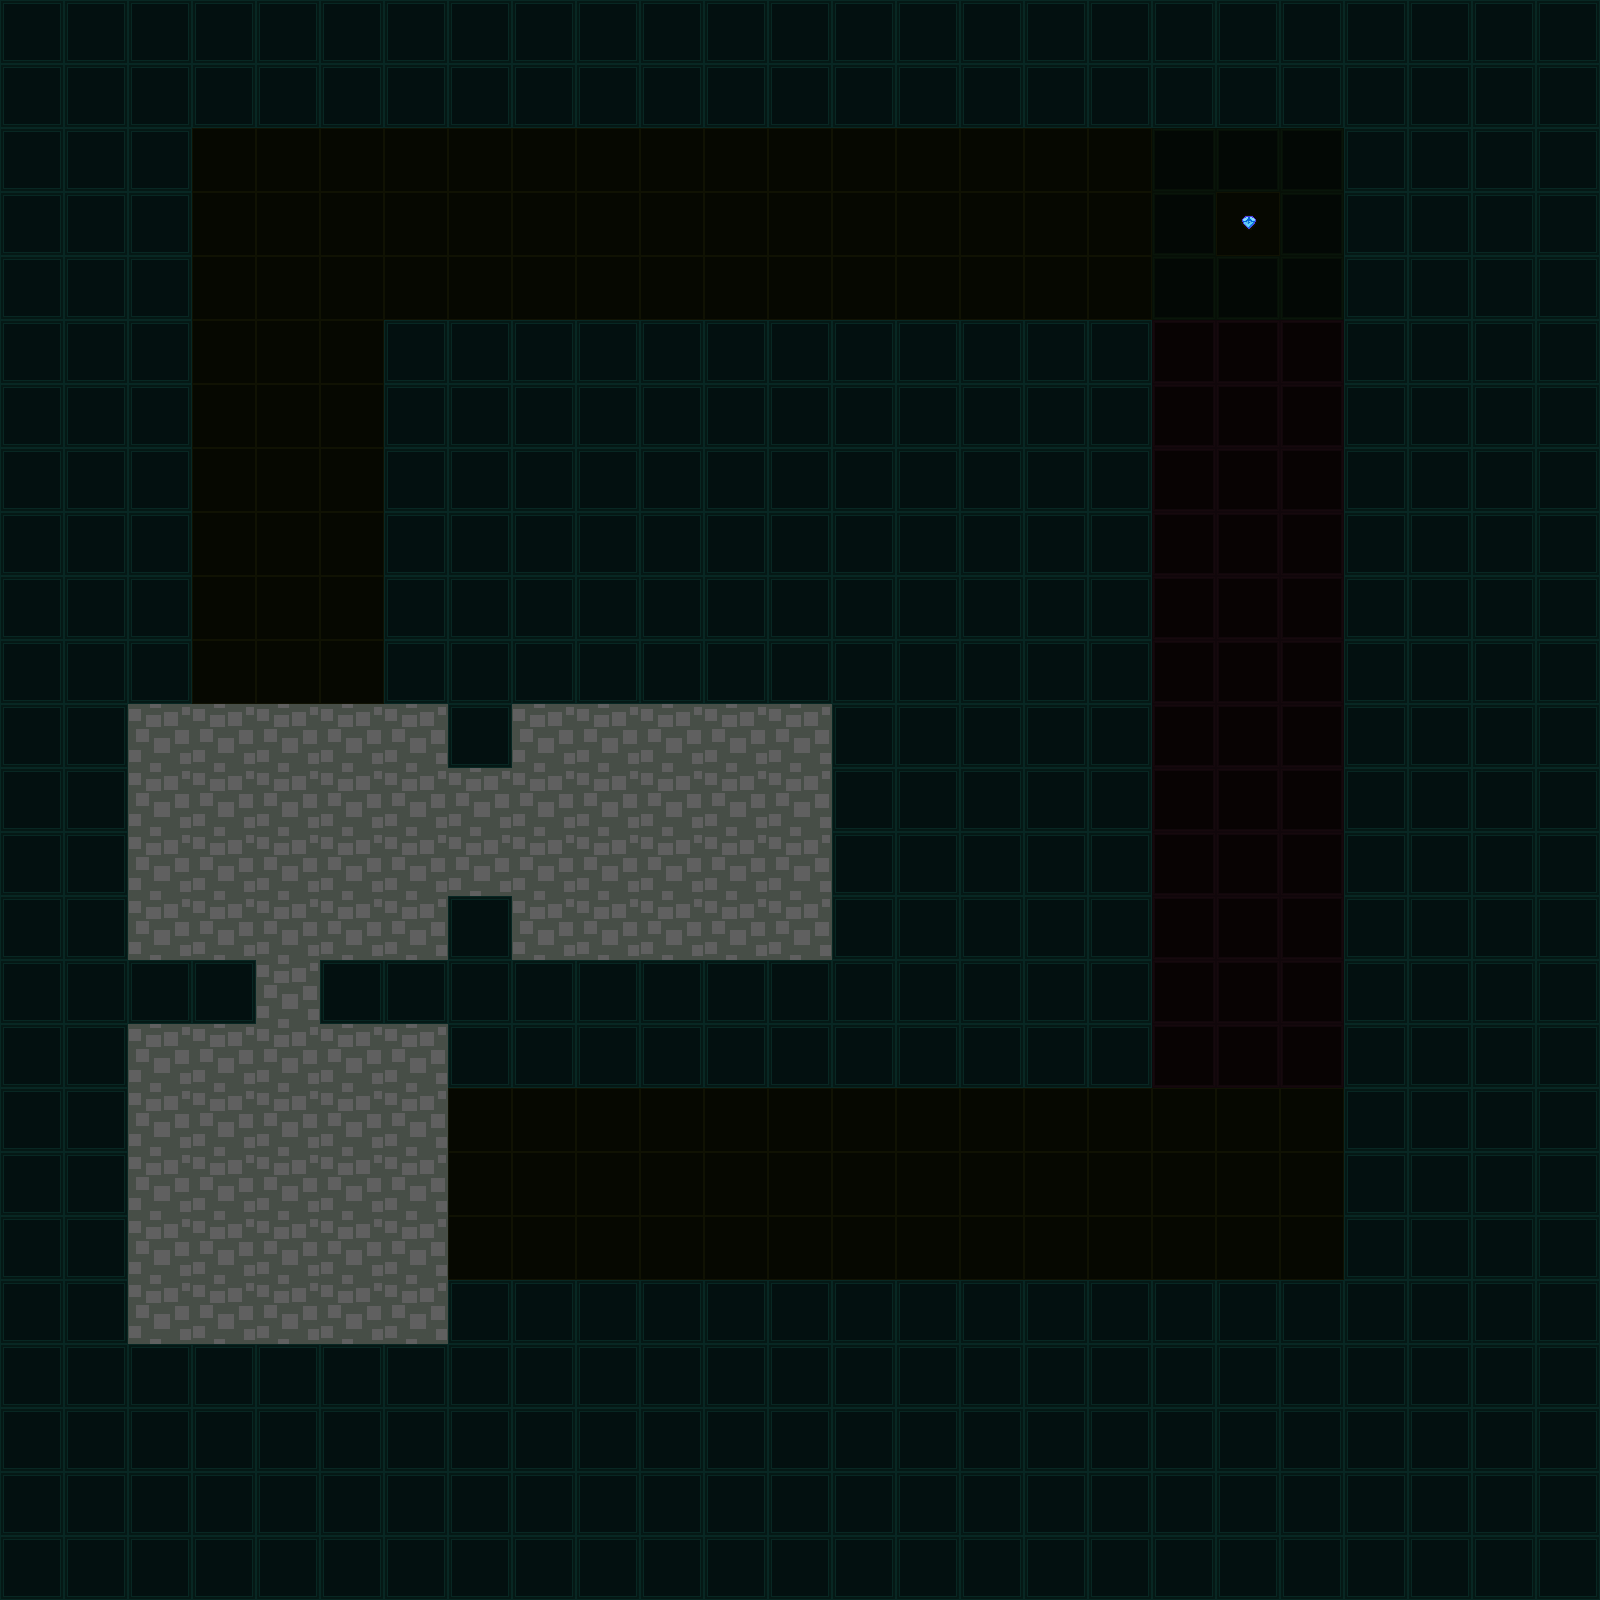

This game map was drawn from its Tiled (.tmx) file and the tilesets committed beside it. A one-line description and the trimmed map source follow:
An orthogonal 25x25 tile map with 64x64 px tiles, 1 tile layer (Calque de Tile 1).

<map version="1.0" orientation="orthogonal" width="25" height="25" tilewidth="64" tileheight="64">
 <tileset firstgid="1" source="tileset.tsx" />
 <layer name="Calque de Tile 1" width="25" height="25">
  <data>[625 cells, 625 non-empty, 6 distinct tile ids]</data>
 </layer>
</map>